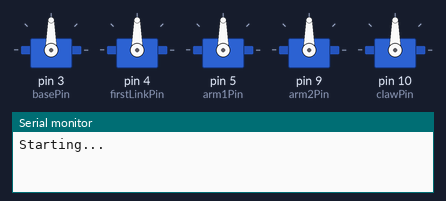
Recording of a sketch running on a simulated Arduino Uno, built with avr-gcc and run on an emulated ATmega328P. Parts: 5 × servo, the last lines printed to the serial monitor.

Above: at 0.1 s.
At 7.1 s:
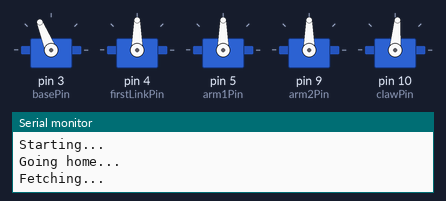
At 10.2 s:
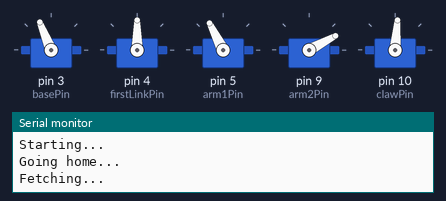
At 19.2 s:
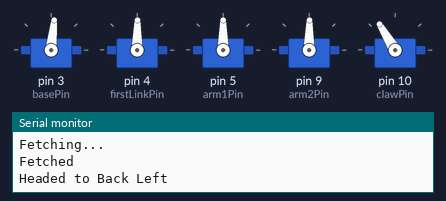
At 25.4 s:
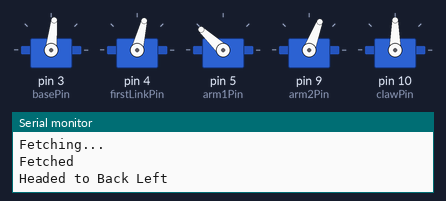
At 38.6 s:
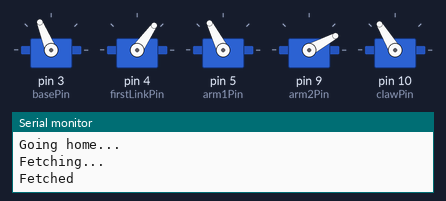
Timing chart, 0 to 40.0 s (numbered marks = the images above):
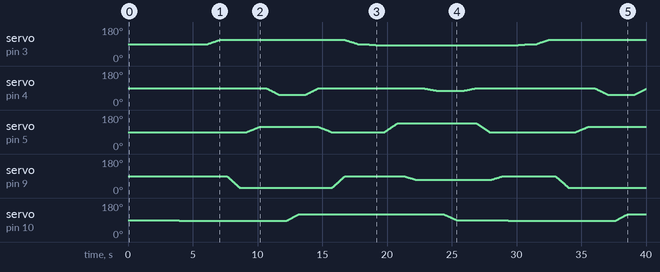

The sketch:

FinalRobotMovementCode.ino
```cpp
#include <Servo.h> //include the servo library
Servo base;
int basePin = 3;

Servo firstLink;
int firstLinkPin = 4;

Servo arm1;
int arm1Pin = 5;

Servo arm2;
int arm2Pin = 9;

Servo claw;
int clawPin = 10;

float PhaseStep = 0.01; //step size for incrementing through phase (how smooth motor goes)
int motorDelay = 10; //time between motor steps

void UpdateBasePos(float angleToMoveTo)
{
  float Servo1_StartAngle = base.read(); //last read value for Servo1

  for (float Phase = 0; Phase <= 1; Phase = Phase + PhaseStep)
  {
    base.write(Servo1_StartAngle + Phase*(angleToMoveTo - Servo1_StartAngle));
    delay(motorDelay);
  }
}

void UpdateArm1Pos(float angleToMoveTo)
{
  float Servo1_StartAngle = arm1.read(); //last read value for Servo1

  for (float Phase = 0; Phase <= 1; Phase = Phase + PhaseStep)
  {
    arm1.write(Servo1_StartAngle + Phase*(angleToMoveTo - Servo1_StartAngle));
    delay(motorDelay);
  }
}

void UpdateArm2Pos(float angleToMoveTo)
{
  float Servo1_StartAngle = arm2.read(); //last read value for Servo1

  for (float Phase = 0; Phase <= 1; Phase = Phase + PhaseStep)
  {
    arm2.write(Servo1_StartAngle + Phase*(angleToMoveTo - Servo1_StartAngle));
    delay(motorDelay);
  }
}

void UpdateFirstLinkPos(float angleToMoveTo)
{
  float Servo1_StartAngle = firstLink.read(); //last read value for Servo1

  for (float Phase = 0; Phase <= 1; Phase = Phase + PhaseStep)
  {
    firstLink.write(Servo1_StartAngle + Phase*(angleToMoveTo - Servo1_StartAngle));
    delay(motorDelay);
  }
}

void UpdateClawPos(float angleToMoveTo)
{
  float Servo1_StartAngle = claw.read(); //last read value for Servo1

  for (float Phase = 0; Phase <= 1; Phase = Phase + PhaseStep)
  {
    claw.write(Servo1_StartAngle + Phase*(angleToMoveTo - Servo1_StartAngle));
    delay(motorDelay);
  }
}

void robotGoHome(bool shouldIOpenClaw) {
  UpdateFirstLinkPos(90);
  UpdateArm1Pos(90);
  UpdateArm2Pos(90);
  if (shouldIOpenClaw == true)
  {
    UpdateClawPos(85);
  }
  UpdateBasePos(90);
}

void robotReset() {
  UpdateFirstLinkPos(90);
  UpdateArm1Pos(90);
  UpdateArm2Pos(90);
  UpdateClawPos(122);
  UpdateBasePos(90);
}

void robotGoFetch()
{
  UpdateBasePos(113);
  delay(500);
  UpdateArm2Pos(28);
  delay(500);
  UpdateArm1Pos(118);
  delay(500);
  UpdateFirstLinkPos(55);
  delay(500);
  UpdateClawPos(122);
}

void robotGoFrontLeft()
{
  UpdateBasePos(85);
  delay(500);
  UpdateArm1Pos(143);
  delay(500);
  UpdateArm2Pos(35);
  delay(500);
  UpdateFirstLinkPos(90);
  delay(500);
  UpdateClawPos(90);
}

void robotGoFrontRight()
{
  UpdateBasePos(69);
  delay(500);
  UpdateArm1Pos(149);
  delay(500);
  UpdateArm2Pos(50);
  delay(500);
  UpdateFirstLinkPos(90);
  delay(500);
  UpdateClawPos(90);
}

void robotGoBackLeft()
{
  UpdateBasePos(84);
  delay(500);
  UpdateArm1Pos(138);
  delay(500);
  UpdateArm2Pos(69);
  delay(500);
  UpdateFirstLinkPos(76);
  delay(500);
  UpdateClawPos(90);
}

void robotGoBackRight()
{
  UpdateBasePos(73);
  delay(500);
  UpdateArm1Pos(128);
  delay(500);
  UpdateArm2Pos(68);
  delay(500);
  UpdateFirstLinkPos(71);
  delay(500);
  UpdateClawPos(90);
}


void setup() {
  // put your setup code here, to run once:
  Serial.begin(115200);
  base.attach(basePin);
  firstLink.attach(firstLinkPin);
  arm1.attach(arm1Pin);
  arm2.attach(arm2Pin);
  claw.attach(clawPin);
}

void loop() {
  // put your main code here, to run repeatedly:
  Serial.println("Starting...");
  delay(500);

  //Back Left
  Serial.println("Going home...");
  robotGoHome(true);
  delay(500);
  Serial.println("Fetching...");
  robotGoFetch();
  Serial.println("Fetched");
  delay(500);
  robotGoHome(false);
  delay(500);
  Serial.println("Headed to Back Left");
  robotGoBackLeft();
  delay(500);

  //Back Right
  Serial.println("Going home...");
  robotGoHome(true);
  delay(500);
  Serial.println("Fetching...");
  robotGoFetch();
  Serial.println("Fetched");
  delay(500);
  robotGoHome(false);
  delay(500);
  Serial.println("Headed to Back Right");
  robotGoBackRight();
  delay(500);

  //Front Left
  Serial.println("Going home...");
  robotGoHome(true);
  delay(500);
  Serial.println("Fetching...");
  // robotGoHome(&firstLink, &claw, &arm1, &arm2, &base);
  // delay(5000);
  robotGoFetch();
  Serial.println("Fetched");
  delay(500);
  robotGoHome(false);
  delay(500);
  Serial.println("Headed to Front Left");
  robotGoFrontLeft();
  delay(500);

  //Front Right
  Serial.println("Going home...");
  robotGoHome(true);
  delay(500);
  Serial.println("Fetching...");
  robotGoFetch();
  Serial.println("Fetched");
  delay(500);
  robotGoHome(false);
  delay(500);
  Serial.println("Headed to Front Right");
  robotGoFrontRight();
  delay(500);


}
```

Measured:
- by itself, servo on pin 10 (clawPin): 90° → 89° at 3.6 s, → 88° 0.20 s later, → 87° 0.20 s later, → 86° 0.20 s later, … (113 changes in this stretch)
